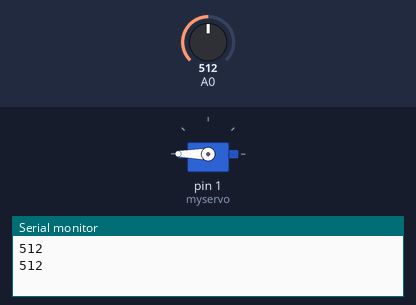
Bench run of a sketch on a simulated Arduino Uno, built with avr-gcc and run on an emulated ATmega328P. On the bench: servo, the last lines printed to the serial monitor. Inputs (shaded band) come from the test bench; at power-on: A0 = 512.

Above: at 2.0 s.
2.1 s: A0 set to 538
At 3.1 s:
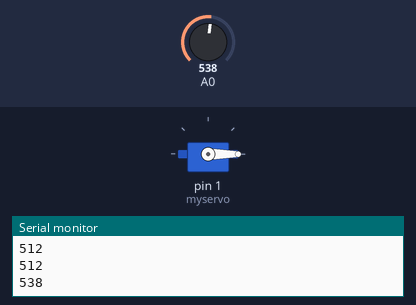
3.7 s: A0 set to 511
At 4.8 s:
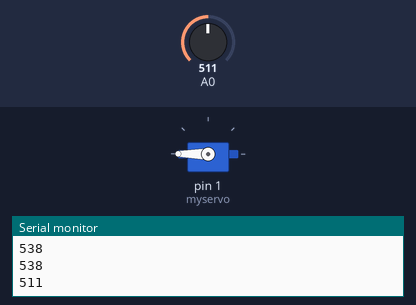
5.9 s: A0 set to 716
At 7.7 s:
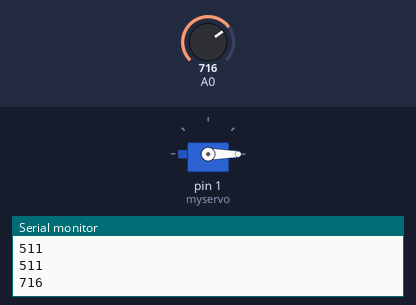
Timing chart, 0 to 9.2 s (numbered marks = the images above; inputs shaded):
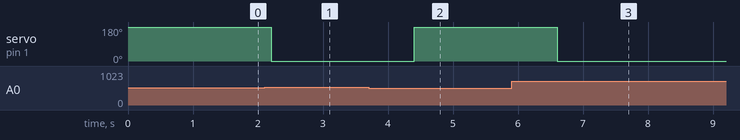

The sketch:

arduino_to_node.ino
```cpp
#include <Servo.h>

Servo myservo;
int percent = 0;
int prevPercent = 0;
int LED = 13;

void setup() {
  myservo.attach(1);
  Serial.begin( 115200 );

}

void loop() {
// if(Serial.available()> 0{
//
// }


  int data = analogRead(0);
  percent = map(data,0,1023,0,100);
  Serial.println(data);
//  Serial.println(percent);
//  Serial.println('ok');
//  Serial.println(percent);
  if (percent != prevPercent) {

//    Serial.println(percent);

    prevPercent = percent;


  if (percent>50){
    digitalWrite(LED,HIGH);
    myservo.write(0);
    delay(200);
  }
  else{
    digitalWrite(LED,LOW);
    myservo.write(180);
    delay(200);
  }

  }

  delay(1000);

}
```

Measured:
- the behaviour switches between 521 and 522 on A0 (found by bisection; images 0 and 1)
- after the input at 2.1 s, servo on pin 1 (myservo): 180° → 0° after 0.10 s
- after the input at 3.7 s, servo on pin 1 (myservo): 0° → 180° after 0.70 s
- after the input at 5.9 s, servo on pin 1 (myservo): 180° → 0° after 0.70 s
